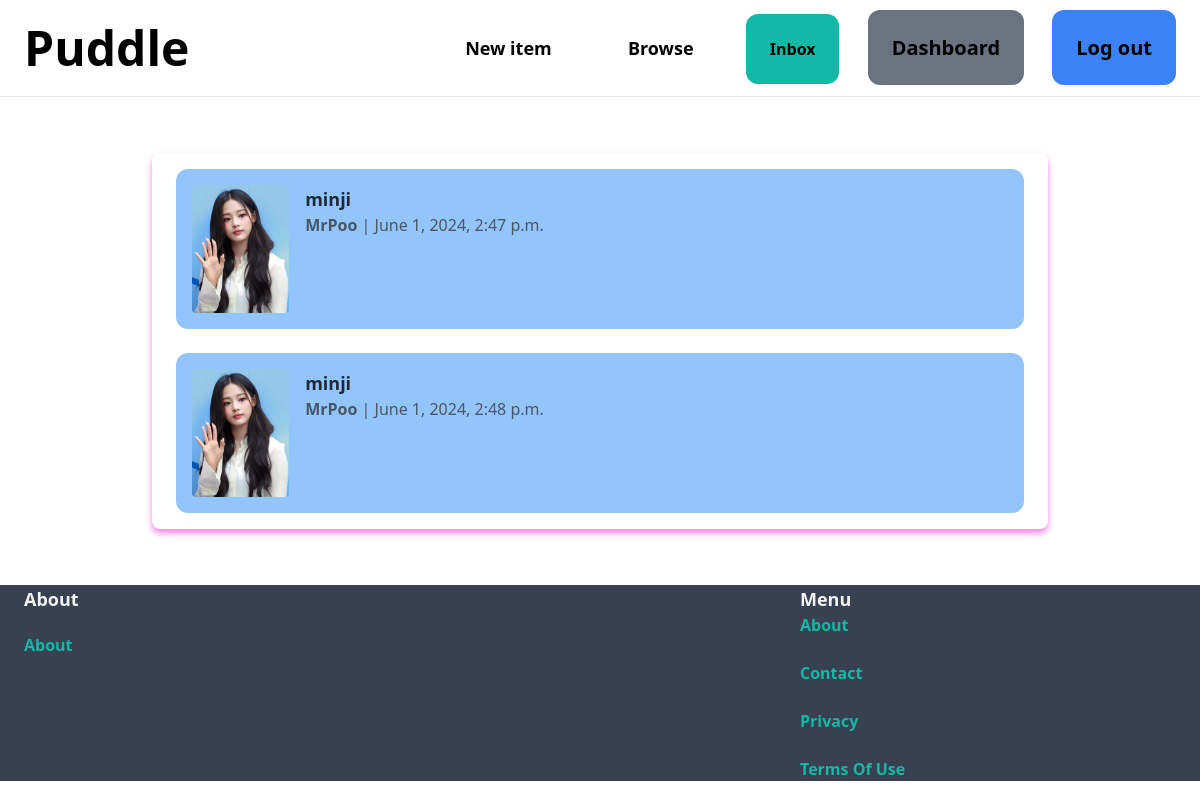
The app's page /conversations/ (signed in) with its own data.
### conversations/models.py (models this page shows)
class Conversation(models.Model):
    members=models.ManyToManyField(User,related_name="conversations")
    item= models.ForeignKey(Item,related_name="conversations", on_delete=models.CASCADE)
    created_at=models.DateTimeField(auto_now_add=True)
    edited_at=models.DateTimeField(auto_now=True)

### item/models.py (models this page shows, shortened)
class Item(models.Model):
    Category=models.ForeignKey(Category,related_name="items",on_delete=models.CASCADE)
    name=models.CharField(max_length=255)
    image=models.ImageField(blank=True,null=True)
    description=models.TextField(blank=True,null=True)
    price=models.FloatField()
    is_sold=models.BooleanField()
    created_by=models.ForeignKey(User,related_name="items",on_delete=models.CASCADE)
    created_at=models.DateTimeField(auto_now_add=True)
    class Meta:
        ordering=("Category","name","description","price","is_sold","created_by","created_at")
        verbose_name_plural="Items"

### conversations/views.py (the view)
# urls.py: path("",inbox,name="inbox"),
def inbox(req):
    conversations=Conversation.objects.filter(members__in=[req.user.id])
    return render(req,"conversations/inbox.html",{"conversations":conversations})

### conversations/templates/conversations/inbox.html (shortened to what this page needs)
{% extends 'core/base.html' %}
{% block content %}
<div class="max-w-4xl mx-auto py-8">
    <div class="bg-white rounded-lg overflow-hidden space-y-6 px-6 py-4" style="box-shadow: 0px 4px 6px rgba(245, 1, 212, 0.5);">
        {% for c in conversations %}
        <a href="{% url 'conversations:chat' c.id %}" class="block">
            <div class="6px 4py rounded-xl bg-blue-300 w-full flex flex-col md:flex-row p-4">
                <img class="w-50 max-w-xs h-32 object-cover rounded" src="{{ c.item.image.url }}" alt="{{ item.name }}">
                <div class="mt-4 md:mt-0 md:ml-4">
                    <h2 class="text-lg font-semibold text-gray-800">{{ c.item.name }}</h2>
                    <div class="text-gray-600">
                        {% for member in c.members.all %}
                            {% if not member == request.user %}
                                <p><strong>{{ member.username }}</strong> | {{ c.edited_at }}</p>
                            {% endif %}
                        {% endfor %}
                    </div>
                </div>
            </div>
        </a>
        {% endfor %}
    </div>
</div>
{% endblock %}

### records on screen
Conversation: item.image (picture), item.name "minji", edited_at "June 1, 2024, 2:47 p.m."
Conversation: item.image (picture), item.name "minji", edited_at "June 1, 2024, 2:48 p.m."

### other values on screen
{{ member.username }} "MrPoo"
